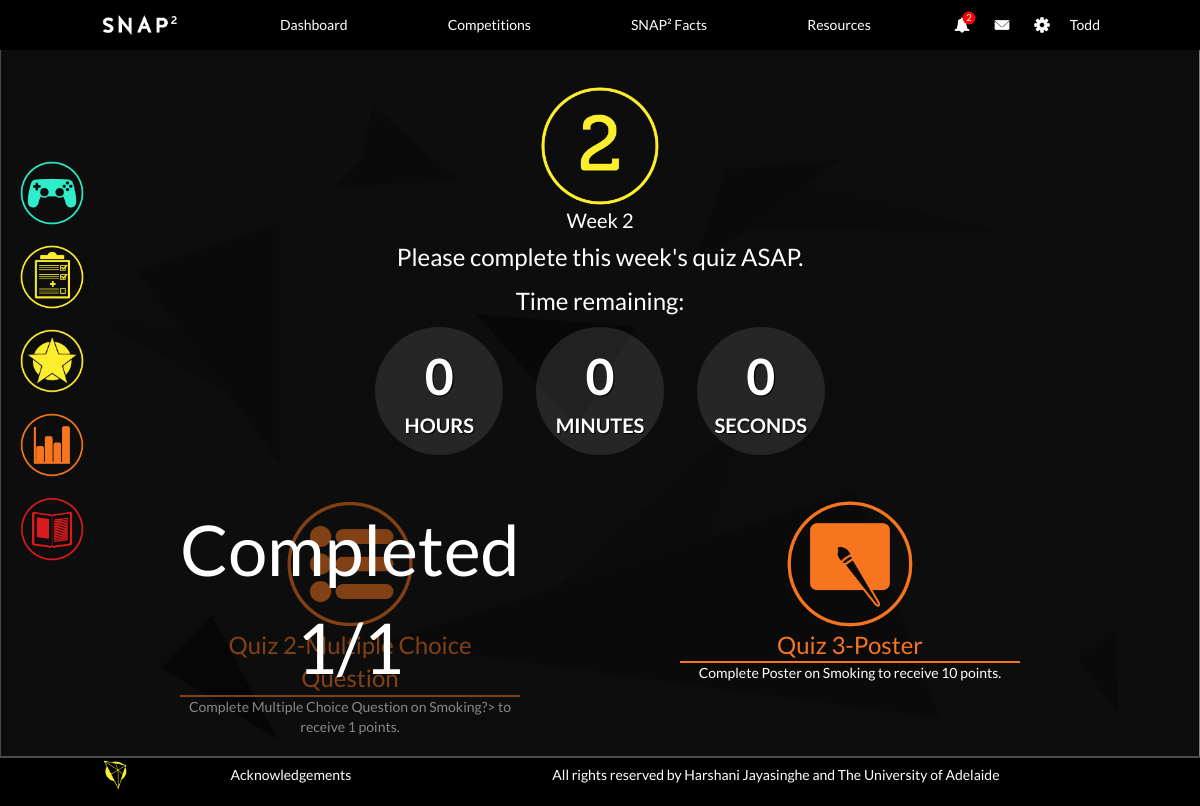
The page /student/weekly-task.php?week=2 (signed in) on the database its author committed.
### tables this page shows
CREATE TABLE `quiz` (
  `QuizID` mediumint(9) NOT NULL AUTO_INCREMENT,
  `Week` mediumint(9) DEFAULT NULL,
  `QuizType` enum('SAQ','MCQ','Matching','Poster','Misc') DEFAULT NULL,
  `ExtraQuiz` tinyint(1) DEFAULT 0,
  `TopicID` mediumint(9) DEFAULT NULL,
  `QuizName` text DEFAULT NULL,
  PRIMARY KEY (`QuizID`),
  KEY `Quiz_TopicID_FK` (`TopicID`),
  CONSTRAINT `Quiz_TopicID_FK` FOREIGN KEY (`TopicID`) REFERENCES `topic` (`TopicID`) ON DELETE CASCADE ON UPDATE CASCADE
);

CREATE TABLE `topic` (
  `TopicID` mediumint(9) NOT NULL AUTO_INCREMENT,
  `TopicName` varchar(190) DEFAULT NULL,
  PRIMARY KEY (`TopicID`),
  UNIQUE KEY `TopicName` (`TopicName`)
);

### mysql-lib.php (called while the page is built, shortened)
<?php
function getClass(PDO $conn, $classID)
{
    return getRecord($conn, $classID, "Class");
}
function getStudent(PDO $conn, $studentID)
{
    return getRecord($conn, $studentID, "Student", array("Class"));
}
function getMaxWeek(PDO $conn)
{
    $weekSql = "SELECT MAX(Week) AS WeekNum FROM Quiz";
    $weekQuery = $conn->prepare($weekSql);
    $weekQuery->execute();
    $weekResult = $weekQuery->fetch(PDO::FETCH_OBJ);
    return $weekResult;
}
function getQuizType(PDO $conn, $quizID)
{
    $quizTypeSql = "SELECT COUNT(*)
                        FROM Quiz
                        WHERE QuizID = ?";
    $quizTypeQuery = $conn->prepare($quizTypeSql);
    $quizTypeQuery->execute(array($quizID));
    $quizTypeSql = "SELECT *
                        FROM   Quiz LEFT JOIN Learning_Material USING (QuizID)
                        WHERE  QuizID = ?";
    $quizTypeQuery = $conn->prepare($quizTypeSql);
    $quizTypeQuery->execute(array($quizID));
    $quizTypeQueryRes = $quizTypeQuery->fetch(PDO::FETCH_OBJ);
    return $quizTypeQueryRes->QuizType;
}
function getQuizPoints(PDO $conn, $quizID)
{
    $pointsBySection = array('MCQ', 'Matching', 'Poster', 'Misc');
    $pointsByQuestion = array('SAQ', 'Video', 'Image');
    $points = 0;
    $quizTypeSql = "SELECT COUNT(*) FROM Quiz WHERE QuizID = ?";
    $quizTypeQuery = $conn->prepare($quizTypeSql);
    $quizTypeQuery->execute(array($quizID));
    if ($quizTypeQuery->fetchColumn() > 0) {
        $quizTypeSql = "SELECT QuizType FROM Quiz WHERE QuizID = ?";
        $quizTypeQuery = $conn->prepare($quizTypeSql);
        $quizTypeQuery->execute(array($quizID));
        $quizTypeResult = $quizTypeQuery->fetch(PDO::FETCH_OBJ);
        $quizType = $quizTypeResult->QuizType;
        if (in_array($quizType, $pointsBySection)) {
            $pointsSql = "SELECT Points AS SumPoints FROM Quiz NATURAL JOIN " . $quizType . "_Section WHERE QuizID = ?";
        } else if (in_array($quizType, $pointsByQuestion)) {
            $pointsSql = "SELECT SUM(Points) AS SumPoints FROM Quiz NATURAL JOIN SAQ_Section NATURAL JOIN SAQ_Question WHERE QuizID = ?";
        } else {
            throw new Exception("Unexpected Quiz Type. QuizID: " . $quizID);
        }
        $pointsQuery = $conn->prepare($pointsSql);
        $pointsQuery->execute(array($quizID));
        $pointsResult = $pointsQuery->fetch(PDO::FETCH_OBJ);
        if (strlen($pointsResult->SumPoints) > 0) {
            $points = $pointsResult->SumPoints;
        }
    }
    return $points;
}
function getStudentScoreForQuiz(PDO $conn, $studentID, $quizID)
{
    $scoreSql = "SELECT Grade, Status FROM quiz_record WHERE StudentID = ? AND QuizID = ?";
    $scoreQuery = $conn->prepare($scoreSql);
    $scoreQuery->execute(array($studentID, $quizID));
    $score = $scoreQuery->fetch(PDO::FETCH_OBJ);
    return $score;
}
function getQuizzesStatusByWeek(PDO $conn, $studentID, $week, $extraQuiz)
{
    $quizzesRes = array();
    $quizzesStatusSql = "SELECT Quiz.QuizID, QuizType, QuizName, `Status`, Viewed, TopicName FROM Quiz LEFT JOIN (SELECT * FROM Quiz_Record WHERE StudentID = ?) Student_Quiz_Record ON Quiz.QuizID = Student_Quiz_Record.QuizID
                                                                          NATURAL JOIN Topic WHERE Week = ? AND ExtraQuiz = ? ORDER BY Quiz.QuizID";
    $quizzesStatusQuery = $conn->prepare($quizzesStatusSql);
    $quizzesStatusQuery->execute(array($studentID, $week, $extraQuiz));
    $quizzesStatusRes = $quizzesStatusQuery->fetchAll(PDO::FETCH_OBJ);
    for ($i = 0; $i < count($quizzesStatusRes); $i++) {
        $quizzesRes[$i]['QuizID'] = $quizzesStatusRes[$i]->QuizID;
        $quizzesRes[$i]['Status'] = $quizzesStatusRes[$i]->Status;
        $quizzesRes[$i]['Viewed'] = $quizzesStatusRes[$i]->Viewed;
        $quizzesRes[$i]['TopicName'] = $quizzesStatusRes[$i]->TopicName;
        $quizzesRes[$i]['QuizName'] = $quizzesStatusRes[$i]->QuizName;
        $quizzesRes[$i]['QuizType'] = getQuizType($conn, $quizzesStatusRes[$i]->QuizID);
        $quizzesRes[$i]['Points'] = getQuizPoints($conn, $quizzesStatusRes[$i]->QuizID);
        $feedback = getStudentScoreForQuiz($conn, $studentID, $quizzesStatusRes[$i]->QuizID);
        if($feedback->Status == "GRADED"){
            $quizzesRes[$i]['Grade'] = $feedback->Grade;
        }else{
            $quizzesRes[$i]['Grade'] = "Ungraded";
        }
    }
    return $quizzesRes;
}
function getStudentWeek(PDO $conn, $studentID)
{
    $classID = getStudent($conn, $studentID)->ClassID;
    $week = min(getClass($conn, $classID)->UnlockedProgress, getMaxWeek($conn)->WeekNum);
    return $week;
}
function getTablePK(PDO $conn, $tableName)
{
    $tableSql = "SHOW KEYS FROM $tableName WHERE Key_name = 'PRIMARY'";
    $tableQuery = $conn->prepare($tableSql);
    $tableQuery->execute();
    $tableResult = $tableQuery->fetchAll(PDO::FETCH_OBJ);
    $tablePK = $tableResult[0]->Column_name;
    return $tablePK;
}
function getRecord(PDO $conn, $recordID, $tableName, array $joinTables = null)
{
    $tablePK = getTablePK($conn, $tableName);
    $tableSql = "SELECT COUNT(*)
				 FROM $tableName
				 WHERE $tablePK = ?";
    $tableQuery = $conn->prepare($tableSql);
    $tableQuery->execute(array($recordID));
    $tableSql = "SELECT * FROM $tableName";
    if ($joinTables != null) {
        foreach ($joinTables as $joinTable) {
            $tableSql .= " NATURAL JOIN " . $joinTable;
        }
    }
    $tableSql .= " WHERE $tablePK = ?";
    $tableQuery = $conn->prepare($tableSql);
    $tableQuery->execute(array($recordID));
    $tableResult = $tableQuery->fetch(PDO::FETCH_OBJ);
    return $tableResult;
}

### student/weekly-task.php (the view, shortened to what this page needs)
<?php
    require_once("../mysql-lib.php");
    if ($_SERVER["REQUEST_METHOD"] == "GET" && isset($_GET["week"])) {
            $week = $_GET["week"];
    } else {
        debug_log("Illegal state!");
        header("location:welcome.php");
        exit;
    }
    $conn = null;
    try{
        $conn = db_connect();
        if ($week > getStudentWeek($conn, $studentID)) {
            echo '<script>alert("This is a locked week!")</script>';
            echo '<script>window.location="game-home.php"</script>';
            exit;
        }
        $quizzesRes = getQuizzesStatusByWeek($conn, $studentID, $week, 0);
    } catch(Exception $e) {
        if($conn != null) {
            db_close($conn);
        }
        debug_err($e);
        exit;
    }
?>
<!DOCTYPE html>
<html lang="en">
<head>
    <link rel="stylesheet" href="./css/common.css">
</head>
<body>
<div class="page-wrapper">
    <? require("./top-nav-bar.php") ?>
    <div class="content-wrapper">
        <div class="week-detail">
<?php
    if ($week <= 15 && $week >= 1) { ?>
        <div class="week-item week-<? echo $week ?>">
            <a class="week-link">
                <span class="week-img"></span>
                <span class="week-text">Week <? echo $week ?></span>
            </a>
        </div>
<?  }?>
            <? require("./quiz-timer.php") ?>
            <div class="game-nav">
<?php
            for ($i=0; $i<count($quizzesRes); $i++) { ?>
                <div class="col-6">
<?php
                switch ($quizzesRes[$i]['QuizType']) {
                    case "MCQ":
                        if (isset($quizzesRes[$i]['Status'])) {
                            try {
                                $conn = db_connect();
                                $quizID = $quizzesRes[$i]["QuizID"];
                                $attemptInfo = getMCQAttemptInfo($conn, $quizID, $studentID);
                            } catch (Exception $e) {
                                debug_err($e);
                            }
                            if (isset($attemptInfo) && $attemptInfo->Attempt >= 3) {?>
                            <a href="multiple-choice-question.php?quiz_id=<?php echo $quizzesRes[$i]['QuizID']?>">
                                <div class="game-nav-item game-nav-item-completed game-multiple-choice-quiz" >
                                    <div class="game-nav-logo"></div>
                                    <div class="game-nav-title"><?php echo $quizzesRes[$i]['QuizName']?>-Multiple Choice Question</div>
                                    <div class="game-nav-divider"></div>
                                    <div class="game-nav-desc">Complete Multiple Choice Question on <?php echo $quizzesRes[$i]['TopicName']?>?> to receive <?php echo $quizzesRes[$i]['Points']?> points.</div>
                                    <div class="game-nav-status">Completed
                                        <?php if($quizzesRes[$i]['Grade'] == "Ungraded") {
                                            echo "Ungraded";
                                        }else{
                                            echo $quizzesRes[$i]['Grade']?>/<?php echo $quizzesRes[$i]['Points'];
                                        }
                                        ?>
                                    </div>
                                </div>
                            </a>
<?php                       } ?>
<?php                   }
                        break;
                            if ($quizzesRes[$i]['Status'] == "UNGRADED" || $quizzesRes[$i]['Status'] == "GRADED") { ?>
<?php               }
                    case "Poster":
                    if (isset($quizzesRes[$i]['Status'])) {
                        if ($quizzesRes[$i]['Status'] == "UNGRADED" || $quizzesRes[$i]['Status'] == "GRADED") { ?>
                            <a href="poster.php?quiz_id=<?php echo $quizzesRes[$i]['QuizID'] ?>">
                                <div class="game-nav-item game-nav-item-completed game-poster">
                                    <div class="game-nav-logo"></div>
                                    <div class="game-nav-title"><?php echo $quizzesRes[$i]['QuizName']?>-Poster</div>
                                    <div class="game-nav-divider"></div>
                                    <div class="game-nav-desc">Complete Poster on <?php echo $quizzesRes[$i]['TopicName']?> to receive <?php echo $quizzesRes[$i]['Points']?> points.</div>
                                    <div class="game-nav-status">Completed
                                        <?php if($quizzesRes[$i]['Grade'] == "Ungraded") {
                                            echo "Ungraded";
                                        }else{
                                            echo $quizzesRes[$i]['Grade']?>/<?php echo $quizzesRes[$i]['Points'];
                                        }
                                        ?>
                                    </div>
<?php                       if ($quizzesRes[$i]['Status'] == "GRADED") {
                                if ($quizzesRes[$i]['Viewed'] == 0) { ?>
                                    <div class="game-nav-feedback game-nav-feedback-animate">Teacher's Feedback Available</div>
<?php                           } else { ?>
                                    <div class="game-nav-feedback">Feedback Viewed</div>
<?php                           }
                              } ?>
                                </div>
                            </a>
<?php                   }
                        if ($quizzesRes[$i]['Status'] == "UNSUBMITTED") { ?>
                            <a href="poster.php?quiz_id=<?php echo $quizzesRes[$i]['QuizID'] ?>">
                                <div class="game-nav-item game-poster">
                                    <div class="game-nav-logo"></div>
                                    <div class="game-nav-title"><?php echo $quizzesRes[$i]['QuizName']?>-Poster</div>
                                    <div class="game-nav-divider"></div>
                                    <div class="game-nav-desc">Complete Poster on <?php echo $quizzesRes[$i]['TopicName']?> to receive <?php echo $quizzesRes[$i]['Points']?> points.</div>
                                </div>
                            </a>
<?php                   }
                    } else { ?>
                        <a href="pre-task-material.php?quiz_id=<?php echo $quizzesRes[$i]['QuizID']?>">
                            <div class="game-nav-item game-poster">
                                <div class="game-nav-logo"></div>
                                <div class="game-nav-title"><?php echo $quizzesRes[$i]['QuizName']?>-Poster</div>
                                <div class="game-nav-divider"></div>
                                <div class="game-nav-desc">Complete Poster on <?php echo $quizzesRes[$i]['TopicName']?> to receive <?php echo $quizzesRes[$i]['Points']?> points.</div>
                            </div>
                        </a>
<?php               }
                    break;
                    if (isset($quizzesRes[$i]['Status'])) { ?>
<?php               }
                } ?>
                </div>
<?php       }    ?>
            </div>
        </div>
    </div>
    <? require("./left-nav-bar.php") ?>
    <? require("./footer-bar.php") ?>
</div>
</body>
</html>

### student/css/common.css (style rules this page uses)
html { box-sizing: border-box; }
*, *::before, *::after { box-sizing: inherit; margin: 0; padding: 0; }
body { -webkit-font-smoothing: antialiased; -moz-osx-font-smoothing: grayscale; font-family: 'Lato', sans-serif; font-size: 14px; line-height: 1.4; color: #fff; overflow-x: hidden; background-size: 100% 100%; background-image: url("../img/main_background.jpg"); }
a { color: #fff; text-decoration: none; }
html, body { height: 100%; }
.page-wrapper { height: 100%; padding-top: 50px; }
.content-wrapper { min-height: calc(100% - 50px); }
.col-6 { width: 50%; float: left; padding: 0 15px; position: relative; }

### student/weekly-task.php (style rules this page uses)
.week-detail { max-width: 1000px; margin: 0 auto 0 auto; padding-top: 3%; }
.week-item { width: 154px; height: 154px; display: block; margin: 0 auto; }
.week-link { display: block; width: 100%; }
.week-img { width: 120px; height: 120px; margin: 0 auto; display: block; background-size: 100% 100%; }
.week-text { display: block; text-align: center; font-size: 20px; }
.week-2 .week-img { background-image: url("./img/two_icon.png"); }
.game-nav { max-width: 1000px; margin: 20px auto 0; text-align: center; overflow: hidden; }
.game-nav-item { width: 340px; margin: 20px auto; position: relative; }
.game-nav-item-completed .game-nav-logo, .game-nav-item-completed .game-nav-title, .game-nav-item-completed .game-nav-divider, .game-nav-item-completed .game-nav-desc { opacity: 0.5; }
.game-nav-item-completed .game-nav-status, .game-nav-item-completed .game-nav-feedback { display: block; }
.game-nav-status { position: absolute; top: 0; left: 0; right: 0; text-align: center; color: #fff; font-size: 70px; display: none; }
.game-nav-logo { display: block; width: 128px; height: 128px; margin: 0 auto 0 auto; background-size: 100% 100%; }
.game-multiple-choice-quiz { color: #f7751e; }
.game-multiple-choice-quiz .game-nav-logo { background-image: url("./img/quiz_icon.png"); }
.game-poster { color: #f7751e; }
.game-poster .game-nav-logo { background-image: url("./img/poster_icon.png"); }
.game-nav-title { font-size: 24px; }
.game-nav-divider { border-top: 2px solid; }
.game-nav-desc { width: 340px; margin: 0 auto 0 auto; color: #fff; }

### rows shown on the page
quiz: QuizName "Quiz 3", TopicID.TopicName "Smoking", Points "10"

### other values the page prints
$quizFeedbackCount "2"
$studentUsername "Todd"
$week "2"
$quizzesRes[$i]['QuizName'] "Quiz 2"
$quizzesRes[$i]['TopicName'] "Smoking"
$quizzesRes[$i]['Points'] "1"
$quizzesRes[$i]['Grade'] "1"
